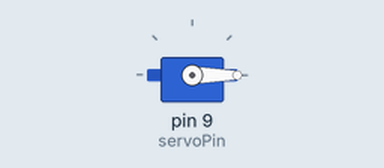
Recording of a sketch running on a simulated Arduino Uno, built with avr-gcc and run on an emulated ATmega328P. On the bench: servo.

Above: at 0.05 s.
At 1.5 s:
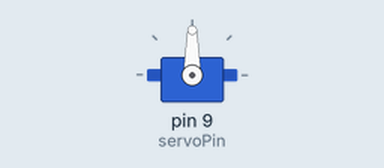
At 3.0 s:
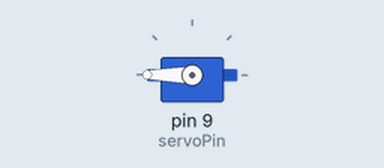
Timing chart, 0 to 6.9 s (numbered marks = the images above):
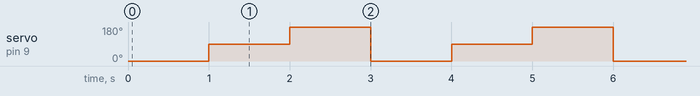

The sketch:

Test_ServoMotor.ino
```cpp
#include <Servo.h>
Servo myServo;
int servoPin = 9;

void setup(){
  myServo.attach(servoPin);
  Serial.print(myServo.read());
}

void loop(){
  myServo.write(0);
  Serial.print(myServo.read());
  delay(1000);
  myServo.write(90);
  Serial.print(myServo.read());
  delay(1000);
  myServo.write(180);
  delay(1000);
}
```

Measured:
- by itself, servo on pin 9 (servoPin): repeats every 3.0 s: 180° 1.0 s, 0° 1.0 s, 90° 1.0 s
